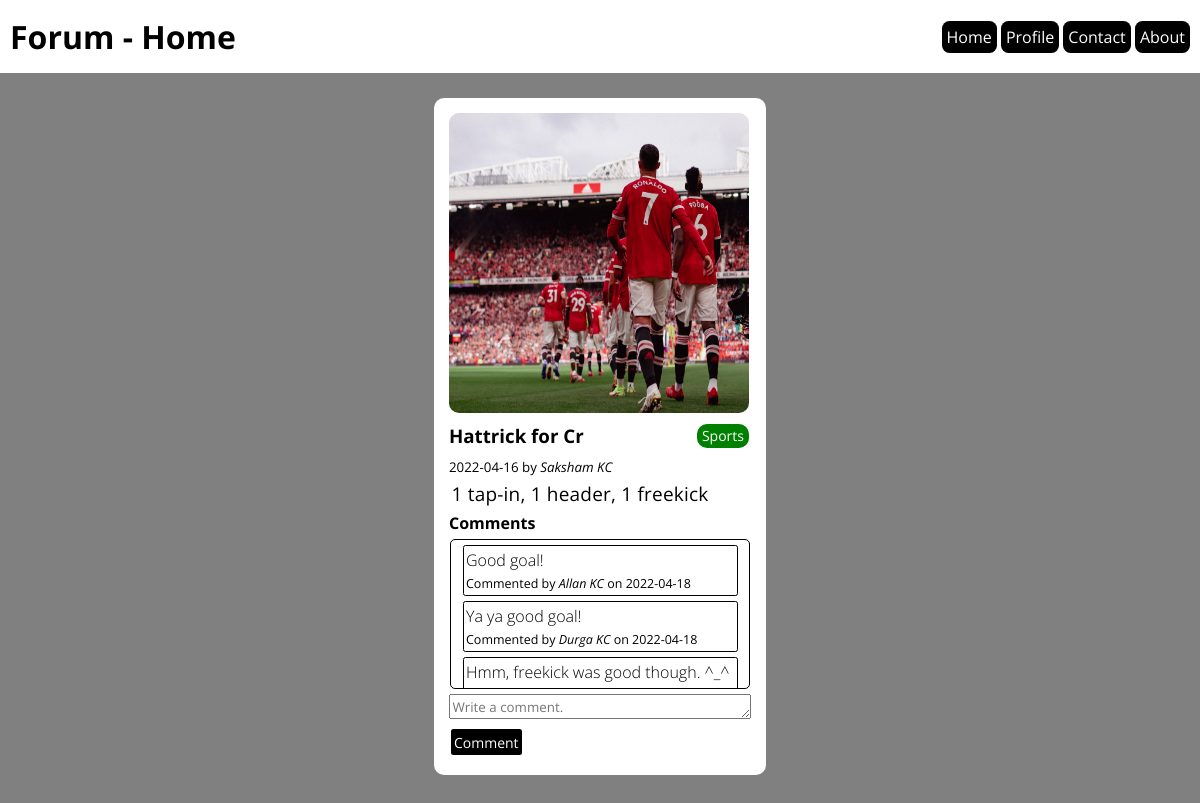
The app's page /comment.php?fid=42 (signed in) with its own data.
### tables this page shows
CREATE TABLE `tbl_forums` (
  `id` int(11) NOT NULL,
  `title` varchar(100) DEFAULT NULL,
  `description` varchar(250) DEFAULT NULL,
  `image` varchar(100) DEFAULT NULL,
  `status` tinyint(1) DEFAULT 1,
  `posted_date` date DEFAULT current_timestamp(),
  `category_id` int(11) DEFAULT NULL,
  `posted_by` int(11) DEFAULT NULL
);

CREATE TABLE `tbl_categories` (
  `id` int(11) NOT NULL,
  `title` varchar(100) DEFAULT NULL,
  `code` varchar(100) DEFAULT NULL,
  `rank` int(11) DEFAULT NULL,
  `status` int(11) NOT NULL DEFAULT 1
);

CREATE TABLE `tbl_users` (
  `id` int(11) NOT NULL,
  `name` varchar(100) DEFAULT NULL,
  `phone` bigint(20) DEFAULT NULL,
  `email` varchar(100) DEFAULT NULL,
  `password` varchar(100) DEFAULT NULL,
  `address` varchar(100) NOT NULL,
  `status` tinyint(1) DEFAULT 1
);

CREATE TABLE `tbl_forum_replies` (
  `id` int(11) NOT NULL,
  `reply` varchar(100) DEFAULT NULL,
  `no_comment` bigint(20) DEFAULT 0,
  `no_like` bigint(20) DEFAULT 0,
  `reply_date` date DEFAULT current_timestamp(),
  `forum_id` int(11) DEFAULT NULL,
  `reply_by` int(11) DEFAULT NULL
);

### comment.php (the view, shortened to what this page needs)
<?php
    $tokenForumId = $_GET['fid'];
    $error = [];
    $forums = [];
    $comments = [];
    try {
        $connection = mysqli_connect(DB_HOST, DB_USERNAME, DB_PASSWORD, DB_NAME);
        $sql = "select tbl_forums.*, tbl_categories.title as category_title, tbl_users.name as user_name from tbl_forums as tbl_forums join tbl_categories on tbl_forums.category_id = tbl_categories.id join tbl_users on tbl_forums.posted_by = tbl_users.id where tbl_forums.id = '$tokenForumId'";
        $result = mysqli_query($connection, $sql);
        if(mysqli_num_rows($result) > 0) {
            while($row = mysqli_fetch_assoc($result)) {
                array_push($forums, $row);
            }
        } else {
            $error['database'] = 'Database error';
        }
    } catch(Exception $e) {
        $error['database'] = $e -> getMessage();
    }
    try {
        $connectionReadComment = mysqli_connect(DB_HOST, DB_USERNAME, DB_PASSWORD, DB_NAME);
        $sqlReadComment = "select tbl_forum_replies.*, tbl_users.name as user_name from tbl_forum_replies as tbl_forum_replies join tbl_users on tbl_forum_replies.reply_by = tbl_users.id where tbl_forum_replies.forum_id = '$tokenForumId'";
        $resultReadComment = mysqli_query($connectionReadComment, $sqlReadComment);
        if(mysqli_num_rows($resultReadComment) > 0) {
            while($row = mysqli_fetch_assoc($resultReadComment)) {
                array_push($comments, $row);
            }
        }
    } catch(Exception $e) {
        $error['database'] = 'Database error';
    }
?>
<!DOCTYPE html>
<html lang="en">
<head>
    <link rel="stylesheet" href="styles.css"/>
</head>
<body>
    <div class="header">
        <h1 class="mainHeading">Forum - Home</h1>
        <?php require 'navigationPublic.php'; ?>
    </div>
    <div class="container">
        <?php foreach($forums as $forum) { ?>
            <div class="mainCard">
                <img src="images/<?php echo $forum['image']; ?>" style="height:300px; width:300px;">
                <div class="cardHeader">
                    <h3><?php echo $forum['title']; ?></h3>
                    <p class="category"><?php echo $forum['category_title']; ?></p>
                </div>
                <div class="info">
                    <small><?php echo $forum['posted_date'] . ' by <i>' . $forum['user_name'] . '</i>'; ?></small>
                </div>
                <div class="description">
                    <p><?php echo $forum['description']; ?></p>
                </div>
                <div class="action">
                    <h4>Comments</h4>
                    <?php if(!count($comments) == 0) { ?>
                        <div class="scroll-container">
                            <?php foreach($comments as $key => $eachComment) { ?>
                                <div class="comment">
                                    <p style="font-weight: 250"><?php echo $eachComment['reply']; ?></p>
                                    <small style="font-size:12.5px;"><?php echo 'Commented by <i>' . $eachComment['user_name'] . '</i> on ' . $eachComment['reply_date']; ?></small>
                                </div>
                            <?php } ?>
                        </div>
                    <?php } ?>
                    <form action="<?php echo $_SERVER['PHP_SELF']; ?>?fid=<?php echo $forum['id'] ?>" method="post">
                        <textarea name="comment" id="comment" cols="40" rows="1" placeholder="Write a comment."></textarea><br>
                        <button type="submit" name="btnSubmit">Comment</button>
                    </form>
                </div>
            </div>
        <?php } ?>
    </div>
</body>
</html>

### styles.css (style rules this page uses)
* { margin: 0; padding: 0; box-sizing: border-box; font-family: 'Open Sans', sans-serif; }
body { background-color: grey; }
.container { display: flex; flex-direction: row; align-items: center; justify-content: space-evenly; flex-wrap: wrap; margin: 25px 0; }
.mainCard { display: flex; background-color: #fff; flex-direction: column; border-radius: 10px; margin-bottom: 15px; padding: 15px; }
.description { max-width: 300px; }
.description p { letter-spacing: .2px; font-size: 19px; padding: 5px 2.5px; }
.action { display: flex; flex-direction: column; align-items: flex-start; }
.action button { margin: 5px 1.5px; text-decoration: none; border: none; padding: 3.5px; background-color: #000; color: #fff; border-radius: 2.5px; font-size: 14px; cursor: pointer; }
.cardHeader { display: flex; align-items: center; justify-content: space-between; max-width: 300px; margin: 10px 0; }
.cardHeader .category { font-size: 14px; background-color: green; border-radius: 10px; padding: 2.5px 5px; color: #fff; }
.info { display: flex; }
.scroll-container { margin: 5px auto; width: 300px; border: 1px solid #000; border-radius: 5px; max-height: 150px; overflow: hidden; overflow-y: scroll; }
.scroll-container .comment { margin: 5px auto; padding: 2.5px; border: 1px solid #000; border-radius: 2.5px; width: 275px; }
textarea { padding: 2.5px; }
img { border-radius: 10px; }
.header { display: flex; align-items: center; justify-content: space-between; padding: 15px 10px; background-color: #fff; }
i { cursor: pointer; }

### records on screen
tbl_forums: image (picture), title "Hattrick for Cr", category.title "Sports", posted_date "2022-04-16", posted_by.name "Saksham KC", description "1 tap-in, 1 header, 1 freekick"
tbl_forum_replies: reply "Good goal!", reply_by.name "Allan KC", reply_date "2022-04-18"
tbl_forum_replies: reply "Ya ya good goal!", reply_by.name "Durga KC", reply_date "2022-04-18"
tbl_forum_replies: reply "Hmm, freekick was good though. ^_^"
